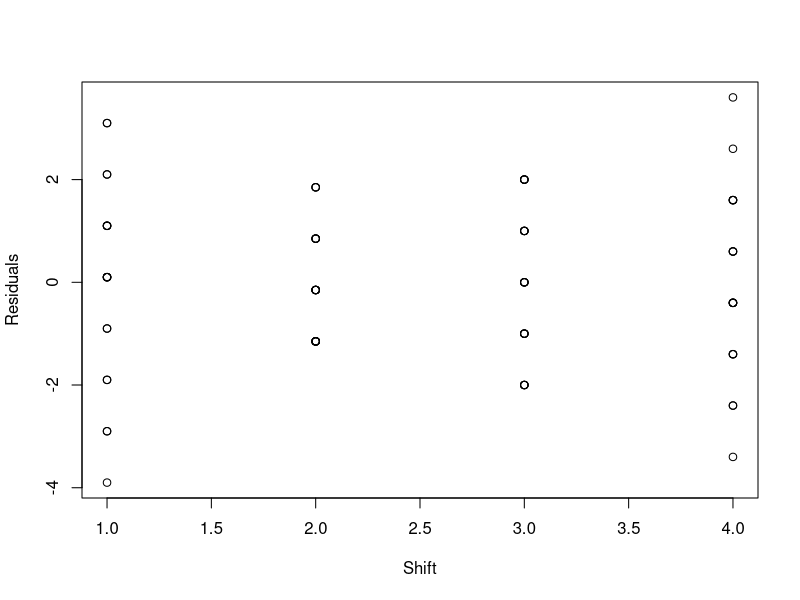
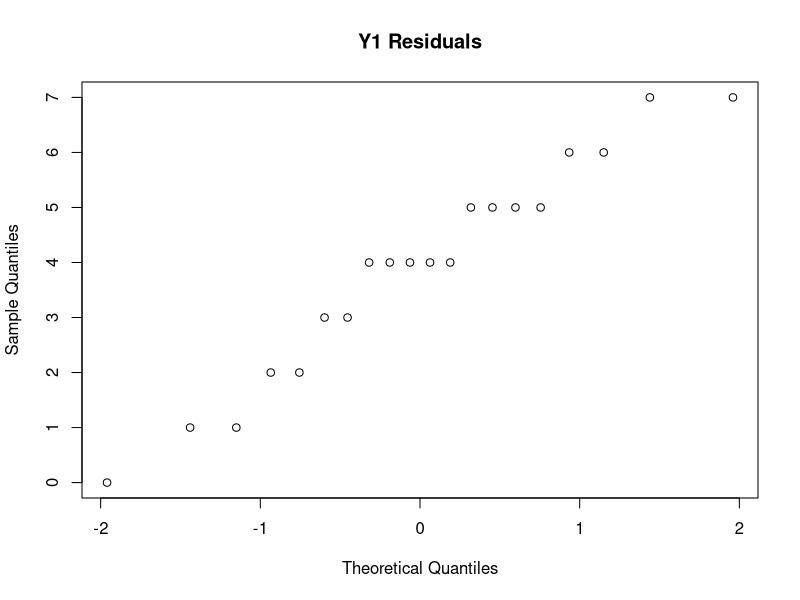
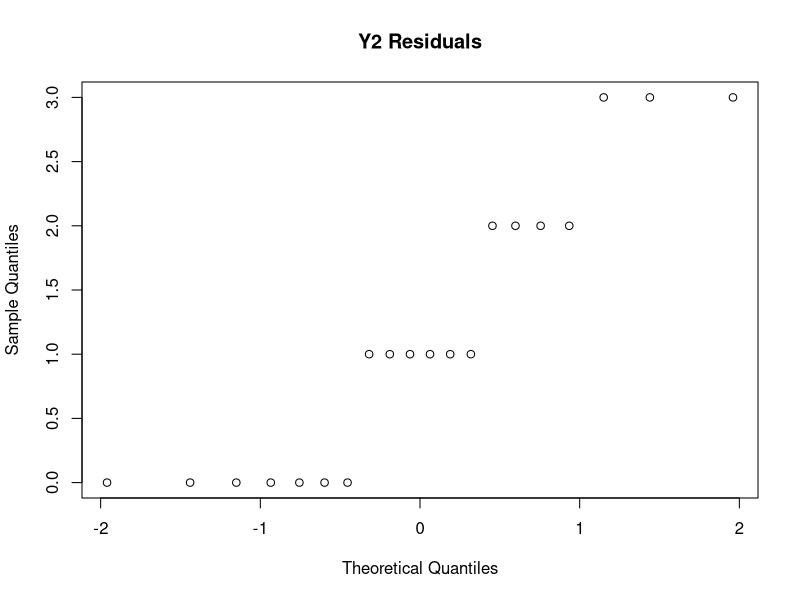
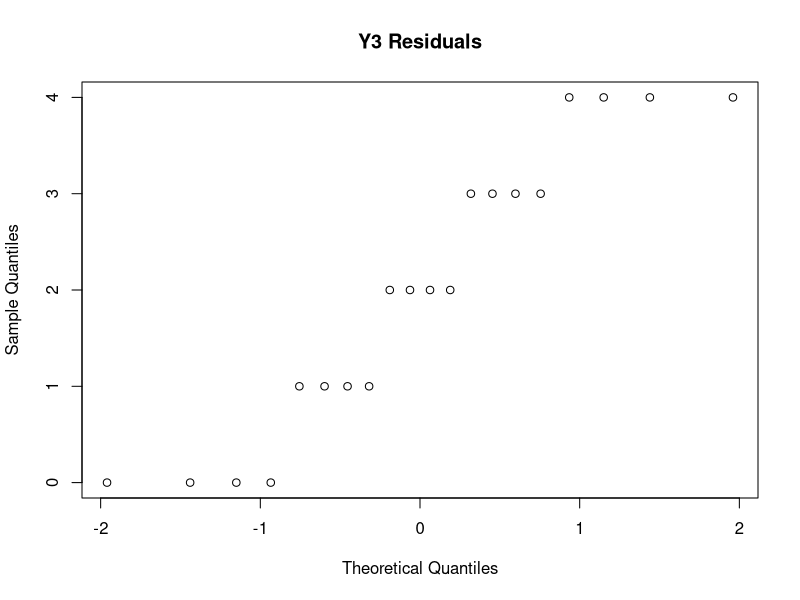
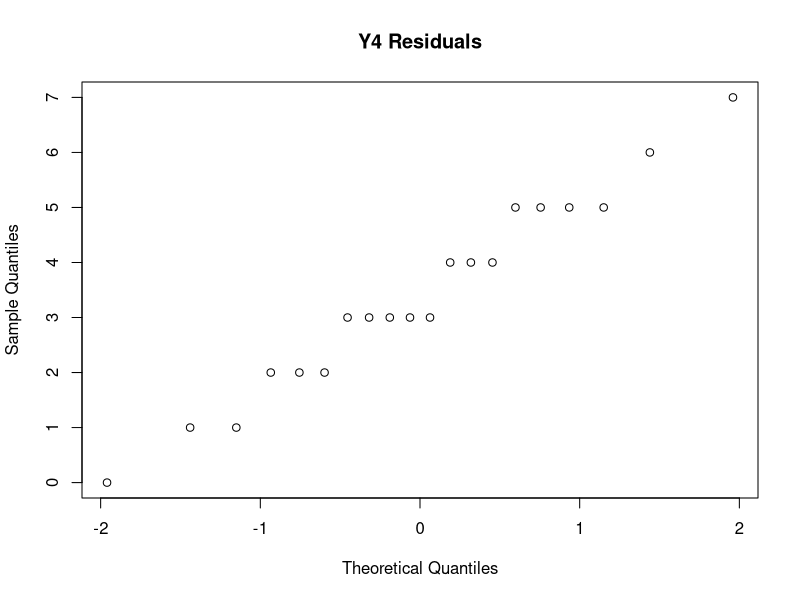

These figures' R source, in order:
## ---- chunk 1
knitr::opts_chunk$set(echo = TRUE)
## ---- chunk 2
cat("1a.")
helicopter = read.table("helicopter.txt")
#separate X and Y
X = helicopter[,2]
Y = helicopter[,1]

# Subset based on shift
Y1 <- subset(helicopter, helicopter[,2] == 1)
Y2 <- subset(helicopter, helicopter[,2] == 2)
Y3 <- subset(helicopter, helicopter[,2] == 3)
Y4 <- subset(helicopter, helicopter[,2] == 4)

#Find fitted vals
Ybar1. = mean(Y1[,1])
Ybar2. = mean(Y2[,1])
Ybar3. = mean(Y3[,1])
Ybar4. = mean(Y4[,1])

cat("Ybar1. = ", Ybar1.,"\nYbar2. = ", Ybar2., "\nYbar3. = ", Ybar3.,"\nYbar4. = ", Ybar4.)

#Find Residuals
Yr1 = (Y1[,1] - Ybar1.)
Yr2 = (Y2[,1] - Ybar2.)
Yr3 = (Y3[,1] - Ybar3.)
Yr4 = (Y4[,1] - Ybar4.)

cat("Residuals:")
cat("Y1 = ", Yr1)
cat("Y2 = ", Yr2)
cat("Y3 = ", Yr3)
cat("Y4 = ", Yr4)

plot(X, c(Yr1, Yr2, Yr3, Yr4), xlab = "Shift", ylab = "Residuals")

cat("1b. \nThe error variances are not roughly equal, as the residuals for shifts 2 and 3 cover a visibly smaller range than the residuals for shifts 1 and 4.")
cat("1c. \n ")
qqnorm(Y1[,1], main = "Y1 Residuals")
qqnorm(Y2[,1], main = "Y2 Residuals")
qqnorm(Y3[,1], main = "Y3 Residuals")
qqnorm(Y4[,1], main = "Y4 Residuals")
cat("None of the lines seem to be straight on this qqpnorm for the sets. This means that we must take some remedial measure to make the data seem normal to get the best analysis.")

cat("1d. \n")
#Finding Si^2:
S1 = sqrt((1/19)*(sum((Y1[,1] - Ybar1.)^2)))
S2 = sqrt((1/19)*(sum((Y2[,1] - Ybar2.)^2)))
S3 = sqrt((1/19)*(sum((Y3[,1] - Ybar3.)^2)))
S4 = sqrt((1/19)*(sum((Y4[,1] - Ybar4.)^2)))

#Finding (Si^2)/Ybari.
S21Yb1. = (S1^2)/Ybar1.
S22Yb2. = (S2^2)/Ybar2.
S23Yb3. = (S3^2)/Ybar3.
S24Yb4. = (S4^2)/Ybar4.

#Finding Si/Yi
S1Yb1. = (S1)/Ybar1.
S2Yb2. = (S2)/Ybar2.
S3Yb3. = (S3)/Ybar3.
S4Yb4. = (S4)/Ybar4.

#Finding Si/(Yi^2)
S1Yb21. = S1/(Ybar1. ^ 2)
S2Yb22. = S2/(Ybar2. ^ 2)
S3Yb23. = S3/(Ybar3. ^ 2)
S4Yb24. = S4/(Ybar4. ^ 2)

tab <- matrix(c(S1^1, S21Yb1., S1Yb1.,S1Yb21.,S2^1, S22Yb2., S2Yb2.,S2Yb22.,S1^3, S23Yb3., S3Yb3.,S3Yb23.,S4^1, S24Yb4., S4Yb4.,S4Yb24.), ncol=4, byrow=TRUE)
colnames(tab) <- c('S^2','(Si^2)/Ybari.','Si/Yi', 'Si/(Yi^2)')
rownames(tab) <- c('Y1', 'Y2', 'Y3', 'Y4')
tab <- as.table(tab)
tab



cat("The best values should come from using a square root transformation for this dataset, as it has the smallest difference in the 4 shifts. \n\n Sorry, but this is all I was able to do for this homework assignment in regards to time... I'll manage my time better for next week's assignment...")
